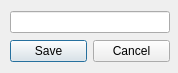
<?xml version="1.0" encoding="UTF-8"?>
<ui version="4.0">
 <class>InputDialog</class>
 <widget class="QDialog" name="InputDialog">
  <property name="geometry">
   <rect>
    <x>0</x>
    <y>0</y>
    <width>178</width>
    <height>73</height>
   </rect>
  </property>
  <property name="windowTitle">
   <string>Dialog</string>
  </property>
  <widget class="QWidget" name="layoutWidget">
   <property name="geometry">
    <rect>
     <x>10</x>
     <y>10</y>
     <width>160</width>
     <height>53</height>
    </rect>
   </property>
   <layout class="QVBoxLayout" name="verticalLayout">
    <item>
     <widget class="QLineEdit" name="inputText">
      <property name="maxLength">
       <number>100</number>
      </property>
     </widget>
    </item>
    <item>
     <layout class="QHBoxLayout" name="horizontalLayout">
      <item>
       <widget class="QPushButton" name="pbAccept">
        <property name="text">
         <string>Save</string>
        </property>
       </widget>
      </item>
      <item>
       <widget class="QPushButton" name="pbReject">
        <property name="text">
         <string>Cancel</string>
        </property>
       </widget>
      </item>
     </layout>
    </item>
   </layout>
  </widget>
 </widget>
 <resources/>
 <connections/>
</ui>
